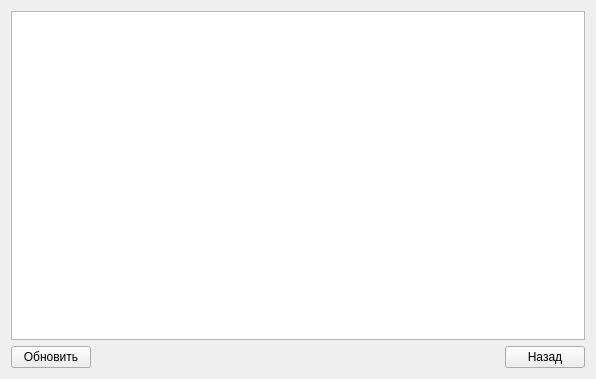
<?xml version="1.0" encoding="UTF-8"?>
<ui version="4.0">
 <class>ListForm</class>
 <widget class="QWidget" name="ListForm">
  <property name="geometry">
   <rect>
    <x>0</x>
    <y>0</y>
    <width>596</width>
    <height>379</height>
   </rect>
  </property>
  <property name="windowTitle">
   <string>Список</string>
  </property>
  <layout class="QGridLayout" name="gridLayout">
   <item row="1" column="0">
    <widget class="QPushButton" name="pushButton_2">
     <property name="text">
      <string>Обновить</string>
     </property>
    </widget>
   </item>
   <item row="1" column="1">
    <spacer name="horizontalSpacer">
     <property name="orientation">
      <enum>Qt::Horizontal</enum>
     </property>
     <property name="sizeHint" stdset="0">
      <size>
       <width>314</width>
       <height>20</height>
      </size>
     </property>
    </spacer>
   </item>
   <item row="1" column="2">
    <widget class="QPushButton" name="pushButton">
     <property name="text">
      <string>Назад</string>
     </property>
    </widget>
   </item>
   <item row="0" column="0" colspan="3">
    <widget class="QTableWidget" name="table"/>
   </item>
  </layout>
 </widget>
 <resources/>
 <connections/>
</ui>
